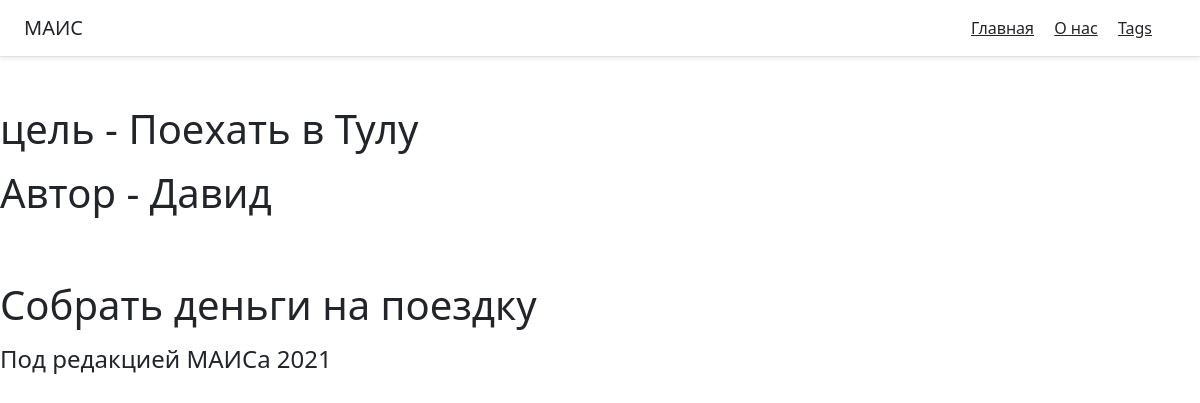
The app's page /book/поехать-в-тулу-1618000302/ with its own data.
### main/models.py (models this page shows, shortened)
class Book(models.Model):
    title = models.CharField(max_length=20, db_index=True)
    slug = models.SlugField(max_length=150, blank=True, unique=True)
    autor = models.CharField(max_length =150 , db_index=True)
    tags = models.ManyToManyField('Tag', blank=True, related_name='books')
    date_pub = models.DateTimeField(auto_now_add=True)
    text = models.TextField(max_length=500, blank=True)
    class Meta:
        ordering = ['date_pub']

### main/views.py (the view)
# urls.py: path('book/<str:slug>/', BookDetail.as_view(), name='book_detail_url'),
class BookDetail(ObjectDetailMixin, View):
    model = Book
    template = 'main/book_detail.html'

### main/utils.py (called while the page is built)
    def get(self, request, slug):
        obj = get_object_or_404(self.model, slug__iexact=slug)
        return render(request, self.template , context={self.model.__name__.lower(): obj})

### main/templates/main/book_detail.html (shortened to what this page needs)
{% extends 'main/base.html' %}
{% block content %}
<h1 class="mt-5">
    <p> цель -  {{book.title}}</p>
    <p> Автор - {{ book.autor }} </p> <br>
    <p> {{book.text}} </p>
</h1>
<h4> Под редакцией МАИСа 2021</h4>
{% endblock %}

### records on screen
Book: title "Поехать в Тулу", autor "Давид", text "Собрать деньги на поездку"
